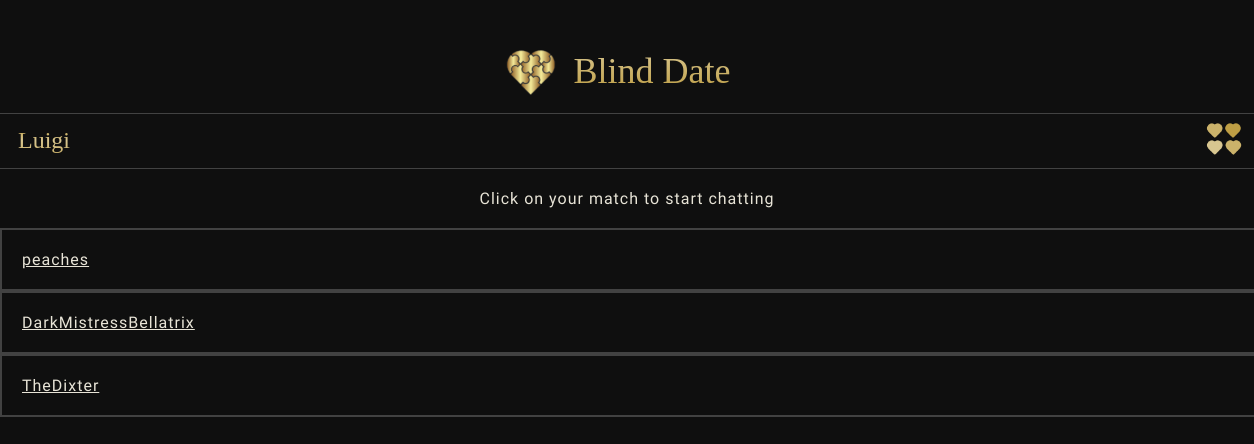
The page /matches (signed in) on the database its author committed.
### blinddate/models.py (models this page shows)
class Profile(models.Model):
    GENDER_CHOICES = [
        ('male', 'Male'),
        ('female', 'Female'),
        ('non_binary', 'Non-Binary'),
        ('all', 'All')
    ]
    profile_owner = models.ForeignKey(User, on_delete=models.CASCADE, related_name="userprofile")
    date = models.DateTimeField(auto_now_add=True)
    age = models.PositiveIntegerField(validators=[
            MinValueValidator(0, message="Age must be at least 0."),
            MaxValueValidator(99, message="Age must be at most 99."),
        ])
    country = models.CharField(max_length=50)
    city = models.CharField(max_length=50)
    gender = models.CharField(max_length=10, choices=GENDER_CHOICES)
    looking_for_gender = models.CharField(max_length=10, choices=GENDER_CHOICES)
    about_me = models.TextField(max_length=1500)
    interests = models.TextField(max_length=150, blank=True, null=True)
    hobbys = models.TextField(max_length=150, blank=True, null=True)
    user_foto = models.ImageField(upload_to="profileImages/", blank=True, null=True)
    def __str__(self):
        return f"{self.profile_owner}"

### blinddate/views.py (the view)
# urls.py: path("matches", views.matches, name="matches"),
@login_required(login_url='login')
def matches(request):
    logged_in_user = User.objects.get(username=request.user)
    match, created = Match.objects.get_or_create(match_list_owner=logged_in_user)
    if created:
        pass
    liked_profiles =  match.matches.all()
    matches = []
    for profile in liked_profiles:
        profile_user = User.objects.get(username=profile)
        profile_match, created = Match.objects.get_or_create(match_list_owner=profile_user)
        for match in profile_match.matches.all():
            if str(match) == str(logged_in_user):
                matches.append(profile)
    context={
        "matches" : matches
    }
    return render(request,"matches.html",context)

### blinddate/templates/matches.html (shortened to what this page needs)
{% extends "layout.html" %}
{% load static %}
{% block main %}
    <div class="main-content">
        <p class="text-color match-info">Click on your match to start chatting</p>
        {% for match in matches %}
            <li class="match-item">
                <a href="{% url 'chat' match %}" class="text-color">{{match}}</a>
            </li>
        {% endfor %}
    </div>
{% endblock %}

### blinddate/templates/layout.html (shortened to what this page needs)
{% load static %}
<!DOCTYPE html>
<html lang="en">
    <head>
        <link href="{% static 'stylesheets/styles.css' %}" rel="stylesheet">
        <script src="{% static 'scripts/main.js' %}" defer></script>    </head>
    <body>
            {% if user.is_authenticated %}
            <header>
                <div class="brand-container mt30">
                    <img src="{% static 'img/heart_logo.png' %}" alt="logo" class="medium-logo">
                    <p class="brand-text"> Blind Date </p>
                </div>
            </header>
            <nav class="nav-bar">
                <ul>
                    <li class="username-label">
                        {{user.username}}
                    </li>
                    <li>
                        <img src="{%static 'img/menu.png' %}" alt="menu-selection" class="burger-menu-btn" id="menu-btn">
                    </li>
                </ul>
            </nav>
            {% endif %}
        <main class="main-page-content">
            {% block main %}
            {% endblock %}
        </main>
    </body>
    </html>

### blinddate/static/stylesheets/styles.css (style rules this page uses)
:root { --donkerzwart: #0f0f0f; --donkergrijs: #292929; --grijs: #424242; --goud: #CBB26A; --goud2: #be9e44; --lichtgoud:#d8c690; --txt:#e8e4d7; }
* { padding: 0px; margin: 0px; }
.text-color { color: var(--txt); font-family: 'Kdam Thmor Pro', sans-serif; letter-spacing: 1px; }
.mt30 { margin-top: 30px; }
body { background: var(--donkerzwart); }
.username-label { color: var(--goud); background: -webkit-linear-gradient(var(--goud2), var(--lichtgoud),var(--goud)); -webkit-background-clip: text; -webkit-text-fill-color: transparent; font-family: 'Cinzel Decorative', serif; font-size: 24px; margin: 5px 18px; }
.burger-menu-btn { width: 40px; cursor: pointer; margin: 5px 10px; }
.medium-logo { width: 50px; }
.brand-container { display: flex; justify-content: center; align-items: center; padding: 18px; }
.brand-text { color: var(--goud); background: -webkit-linear-gradient(var(--lichtgoud), var(--goud),var(--goud2)); -webkit-background-clip: text; -webkit-text-fill-color: transparent; font-family: 'Cinzel Decorative', serif; font-size: 36px; font-weight: 500; margin: 0 18px; }
.nav-bar > ul { display: flex; justify-content: space-between; align-items: center; border-top: 1px solid var(--grijs); border-bottom: 1px solid var(--grijs); }
.nav-bar > ul > li, .nav-bar > ul > li > a { color: white; list-style-type: none; text-decoration: none; }
.match-info { text-align: center; padding: 20px 20px; }
.match-item { border: 2px solid var(--grijs); padding: 20px 20px; width: 100vw; list-style-type: none; }

### rows shown on the page
Profile: profile_owner.username "peaches"
Profile: profile_owner.username "DarkMistressBellatrix"
Profile: profile_owner.username "TheDixter"

### other values the page prints
{{ user.username }} "Luigi"
